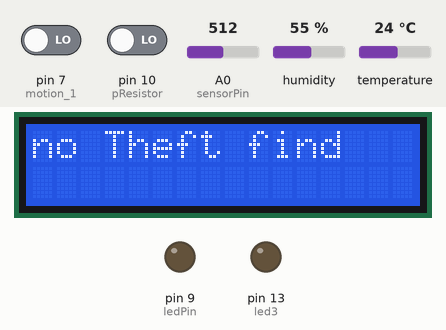
Recording of a sketch running on a simulated Arduino Uno, built with avr-gcc and run on an emulated ATmega328P. Shown: 16×2 character LCD, output pins drawn as LEDs (lit = HIGH). The inputs (shaded band) are chosen by the test bench; at power-on: pin 7 (motion_1) LOW, pin 10 (pResistor) LOW, A0 (sensorPin) = 512, humidity 55 %, temperature 24 °C. What the sketch prints to the serial monitor is not drawn.

Above: at 1.2 s.
1.3 s: pin 7 (motion_1) driven HIGH
At 5.4 s:
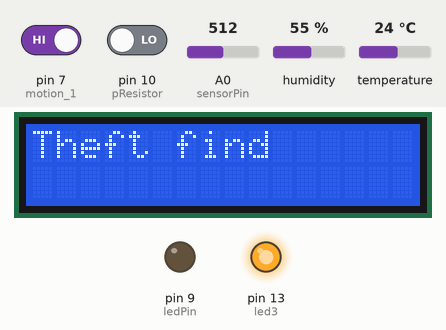
12.1 s: pin 10 (pResistor) driven HIGH
At 16.4 s:
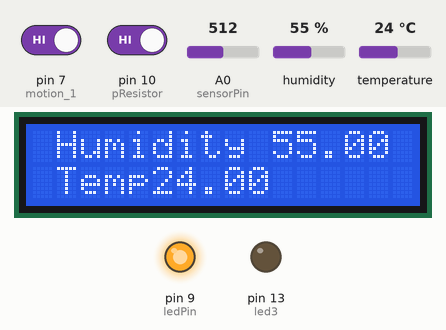
22.9 s: A0 (sensorPin) set to 190
At 25.6 s:
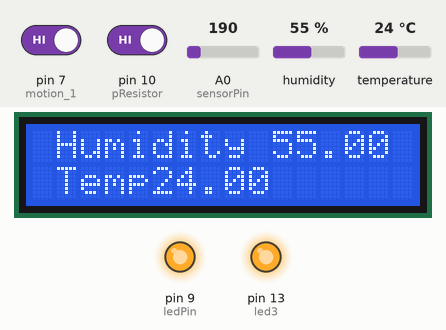
33.3 s: humidity set to 22 %
At 39.5 s:
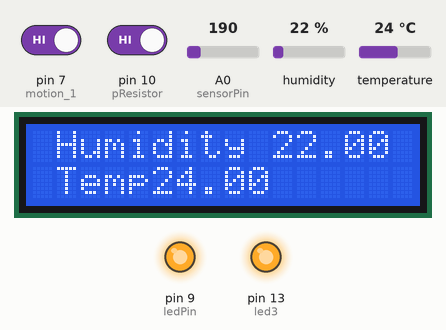
42.3 s: temperature set to 12 °C
At 48.7 s:
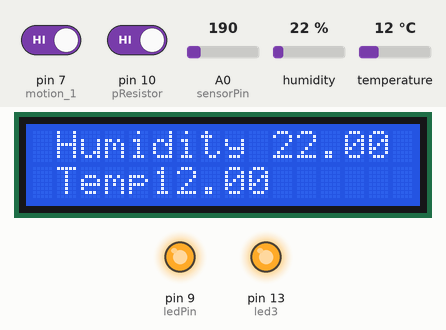
51.4 s: pin 7 (motion_1) driven LOW
At 55.0 s:
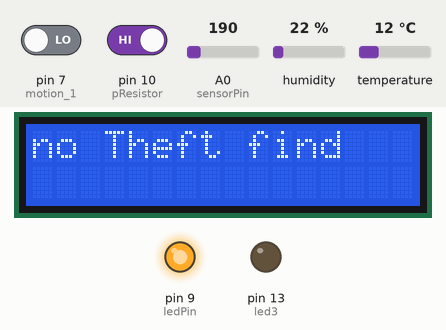
Timing chart, 0 to 62.5 s (numbered marks = the images above; inputs shaded):
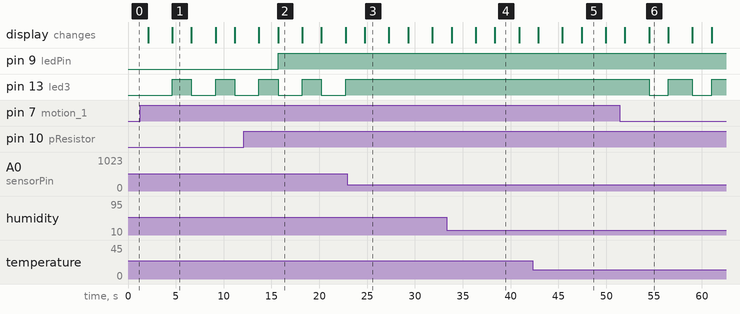

Measured:
- after the input at 1.3 s, pin 13 (led3): alternates HIGH for 2.0 s and LOW for 2.5 s, starting after 3.3 s; the display: first differs from a run without the input after 3.3 s (image 1)
- after the input at 12.1 s, pin 9 (ledPin): LOW → HIGH after 3.6 s
- after the input at 22.9 s, pin 13 (led3): stops changing and stays HIGH
- after the input at 33.3 s, the display: first differs from a run without the input after 5.1 s (image 4)
- after the input at 42.3 s, the display: first differs from a run without the input after 5.1 s (image 5)
- after the input at 51.4 s, pin 13 (led3): alternates HIGH for 2.5 s and LOW for 2.0 s, starting after 3.1 s; the display: first differs from a run without the input after 3.1 s (image 6)
- what the display in image 1 shows lasts 2.0 s, from 4.6 s to 6.6 s

The sketch:

Homes.ino
```cpp
#include <dht.h>
#include<SoftwareSerial.h>
#include <LiquidCrystal.h>
const int rs = 12, en = 11, d4 = 5, d5 = 4, d6 = 3, d7 = 2;
LiquidCrystal lcd(rs, en, d4, d5, d6, d7);

int pResistor = 10; // Photoresistor at Arduino analog pin A0
int ledPin=9;       // Led pin at Arduino pin 9
int value;          // Store value from photoresistor (0-1023)


int motion_1 = 7;

int trigPin = 8;
int echoPin = 1;
int led3=13;


#define DHT11_PIN 6     // what pin we're connected to
dht DHT;

int sensorPin = A0; // select the input pin for the LDR
int sensorValue = 0; // variable to store the value coming from the sensor


void setup(){

  Serial.begin(9600);

  pinMode(trigPin, OUTPUT);
  pinMode(echoPin, INPUT);
  pinMode (motion_1,INPUT);
  pinMode(led3, OUTPUT);
   pinMode(ledPin, OUTPUT);  // Set lepPin - 9 pin as an output
  pinMode(pResistor, INPUT);// Set pResistor - A0 pin as an input (optional)
//  dht.begin();
  lcd.begin(16, 2);

}

void loop (){
    int chk = DHT.read11(DHT11_PIN);
    digitalWrite(led3, LOW);
    lcd.clear();

    int sensor_1 = digitalRead(motion_1);
    if (sensor_1 == HIGH)
    {
      lcd.setCursor(0, 0);
      lcd.print("Theft find");

      Serial.print("\ntheft find");
      digitalWrite(led3,HIGH);
      //delay(500);
    }
    else
    {
      lcd.setCursor(0, 0);
      lcd.print("no Theft find");
      Serial.print("\no ntheft find");
      digitalWrite(led3,LOW);
    }
    delay(2000);


// temp mesure

  Serial.print(" Humidity " );
  Serial.print(DHT.humidity, 1);


  lcd.setCursor(0,0);

  lcd.print(" Humidity " );
  lcd.print(DHT.humidity);


  Serial.print(" Temparature ");
  Serial.println(DHT.temperature, 1);

  lcd.setCursor(0,1);
  lcd.print(" Temp" );
  lcd.print(DHT.temperature);


  // FLAME

  sensorValue = analogRead(sensorPin);
  Serial.println(sensorValue);
  if (sensorValue < 200)
  {
    Serial.println("Fire Detected");
    digitalWrite(led3,HIGH);
  }
  else
  {
      Serial.println("No Fire");
      digitalWrite(led3,LOW);
  }

  value = digitalRead(pResistor);

  Serial.print(value);
  //You can change value "25"
  if (value == HIGH)
  {

    digitalWrite(ledPin, HIGH);  //Turn led off
  }
  else
  {
    digitalWrite(ledPin, LOW); //Turn led on
  }

  delay(500); //Small delay


  delay(2000);

}
```
